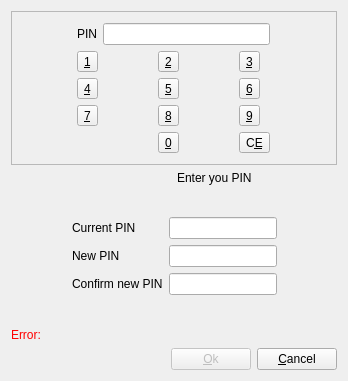
<ui version="4.0" >
 <class>dlgWndAskPINsClass</class>
 <widget class="QDialog" name="dlgWndAskPINsClass" >
  <property name="geometry" >
   <rect>
    <x>0</x>
    <y>0</y>
    <width>348</width>
    <height>381</height>
   </rect>
  </property>
  <property name="windowTitle" >
   <string>dlgWndAskPINs</string>
  </property>
  <layout class="QGridLayout" >
   <item row="0" column="0" >
    <widget class="QFrame" name="fraPIN_Keypad" >
     <property name="frameShape" >
      <enum>QFrame::StyledPanel</enum>
     </property>
     <property name="frameShadow" >
      <enum>QFrame::Raised</enum>
     </property>
     <layout class="QGridLayout" >
      <item row="0" column="0" colspan="3" >
       <layout class="QHBoxLayout" >
        <item>
         <widget class="QLabel" name="lblPINName_2" >
          <property name="layoutDirection" >
           <enum>Qt::RightToLeft</enum>
          </property>
          <property name="text" >
           <string>PIN</string>
          </property>
         </widget>
        </item>
        <item>
         <widget class="QLineEdit" name="txtPIN_Keypad" >
          <property name="echoMode" >
           <enum>QLineEdit::Password</enum>
          </property>
         </widget>
        </item>
       </layout>
      </item>
      <item row="1" column="0" >
       <widget class="QToolButton" name="tbtNUM_1" >
        <property name="text" >
         <string>&amp;1</string>
        </property>
        <property name="popupMode" >
         <enum>QToolButton::DelayedPopup</enum>
        </property>
        <property name="toolButtonStyle" >
         <enum>Qt::ToolButtonIconOnly</enum>
        </property>
       </widget>
      </item>
      <item row="1" column="1" >
       <widget class="QToolButton" name="tbtNUM_2" >
        <property name="text" >
         <string>&amp;2</string>
        </property>
       </widget>
      </item>
      <item row="1" column="2" >
       <widget class="QToolButton" name="tbtNUM_3" >
        <property name="text" >
         <string>&amp;3</string>
        </property>
       </widget>
      </item>
      <item row="2" column="0" >
       <widget class="QToolButton" name="tbtNUM_4" >
        <property name="text" >
         <string>&amp;4</string>
        </property>
       </widget>
      </item>
      <item row="2" column="1" >
       <widget class="QToolButton" name="tbtNUM_5" >
        <property name="text" >
         <string>&amp;5</string>
        </property>
       </widget>
      </item>
      <item row="2" column="2" >
       <widget class="QToolButton" name="tbtNUM_6" >
        <property name="text" >
         <string>&amp;6</string>
        </property>
       </widget>
      </item>
      <item row="3" column="0" >
       <widget class="QToolButton" name="tbtNUM_7" >
        <property name="text" >
         <string>&amp;7</string>
        </property>
       </widget>
      </item>
      <item row="3" column="1" >
       <widget class="QToolButton" name="tbtNUM_8" >
        <property name="text" >
         <string>&amp;8</string>
        </property>
       </widget>
      </item>
      <item row="3" column="2" >
       <widget class="QToolButton" name="tbtNUM_9" >
        <property name="text" >
         <string>&amp;9</string>
        </property>
       </widget>
      </item>
      <item row="4" column="1" >
       <widget class="QToolButton" name="tbtNUM_0" >
        <property name="text" >
         <string>&amp;0</string>
        </property>
       </widget>
      </item>
      <item row="4" column="2" >
       <widget class="QToolButton" name="tbtClear" >
        <property name="text" >
         <string>C&amp;E</string>
        </property>
       </widget>
      </item>
     </layout>
    </widget>
   </item>
   <item row="1" column="0" >
    <layout class="QHBoxLayout" >
     <item>
      <widget class="QLabel" name="lblIcon" >
       <property name="text" >
        <string/>
       </property>
      </widget>
     </item>
     <item>
      <widget class="QLabel" name="lblHeader" >
       <property name="text" >
        <string>Enter you PIN</string>
       </property>
       <property name="wordWrap" >
        <bool>true</bool>
       </property>
      </widget>
     </item>
    </layout>
   </item>
   <item row="2" column="0" >
    <widget class="QFrame" name="fraPIN_Normal" >
     <property name="frameShape" >
      <enum>QFrame::NoFrame</enum>
     </property>
     <property name="frameShadow" >
      <enum>QFrame::Plain</enum>
     </property>
     <layout class="QGridLayout" >
      <item row="0" column="1" >
       <spacer>
        <property name="orientation" >
         <enum>Qt::Vertical</enum>
        </property>
        <property name="sizeHint" >
         <size>
          <width>20</width>
          <height>16</height>
         </size>
        </property>
       </spacer>
      </item>
      <item rowspan="3" row="1" column="0" >
       <spacer>
        <property name="orientation" >
         <enum>Qt::Horizontal</enum>
        </property>
        <property name="sizeType" >
         <enum>QSizePolicy::MinimumExpanding</enum>
        </property>
        <property name="sizeHint" >
         <size>
          <width>10</width>
          <height>71</height>
         </size>
        </property>
       </spacer>
      </item>
      <item row="1" column="1" >
       <widget class="QLabel" name="lblOldPINName" >
        <property name="layoutDirection" >
         <enum>Qt::RightToLeft</enum>
        </property>
        <property name="text" >
         <string>Current PIN</string>
        </property>
        <property name="alignment" >
         <set>Qt::AlignLeading|Qt::AlignLeft|Qt::AlignVCenter</set>
        </property>
       </widget>
      </item>
      <item row="1" column="2" >
       <widget class="QLineEdit" name="txtOldPIN" >
        <property name="echoMode" >
         <enum>QLineEdit::Password</enum>
        </property>
       </widget>
      </item>
      <item rowspan="3" row="1" column="3" >
       <spacer>
        <property name="orientation" >
         <enum>Qt::Horizontal</enum>
        </property>
        <property name="sizeType" >
         <enum>QSizePolicy::MinimumExpanding</enum>
        </property>
        <property name="sizeHint" >
         <size>
          <width>10</width>
          <height>71</height>
         </size>
        </property>
       </spacer>
      </item>
      <item row="2" column="1" >
       <widget class="QLabel" name="lblNewPIN1" >
        <property name="layoutDirection" >
         <enum>Qt::RightToLeft</enum>
        </property>
        <property name="text" >
         <string>New PIN</string>
        </property>
        <property name="alignment" >
         <set>Qt::AlignLeading|Qt::AlignLeft|Qt::AlignVCenter</set>
        </property>
       </widget>
      </item>
      <item row="2" column="2" >
       <widget class="QLineEdit" name="txtNewPIN1" >
        <property name="echoMode" >
         <enum>QLineEdit::Password</enum>
        </property>
       </widget>
      </item>
      <item row="3" column="1" >
       <widget class="QLabel" name="lblNewPIN2" >
        <property name="layoutDirection" >
         <enum>Qt::RightToLeft</enum>
        </property>
        <property name="text" >
         <string>Confirm new PIN</string>
        </property>
        <property name="alignment" >
         <set>Qt::AlignLeading|Qt::AlignLeft|Qt::AlignVCenter</set>
        </property>
       </widget>
      </item>
      <item row="3" column="2" >
       <widget class="QLineEdit" name="txtNewPIN2" >
        <property name="echoMode" >
         <enum>QLineEdit::Password</enum>
        </property>
       </widget>
      </item>
      <item row="4" column="1" >
       <spacer>
        <property name="orientation" >
         <enum>Qt::Vertical</enum>
        </property>
        <property name="sizeHint" >
         <size>
          <width>20</width>
          <height>16</height>
         </size>
        </property>
       </spacer>
      </item>
     </layout>
    </widget>
   </item>
   <item row="3" column="0" >
    <widget class="QLabel" name="lblError" >
     <property name="palette" >
      <palette>
       <active>
        <colorrole role="WindowText" >
         <brush brushstyle="SolidPattern" >
          <color alpha="255" >
           <red>255</red>
           <green>0</green>
           <blue>0</blue>
          </color>
         </brush>
        </colorrole>
       </active>
       <inactive>
        <colorrole role="WindowText" >
         <brush brushstyle="SolidPattern" >
          <color alpha="255" >
           <red>255</red>
           <green>0</green>
           <blue>0</blue>
          </color>
         </brush>
        </colorrole>
       </inactive>
       <disabled>
        <colorrole role="WindowText" >
         <brush brushstyle="SolidPattern" >
          <color alpha="255" >
           <red>106</red>
           <green>104</green>
           <blue>100</blue>
          </color>
         </brush>
        </colorrole>
       </disabled>
      </palette>
     </property>
     <property name="text" >
      <string>Error: </string>
     </property>
    </widget>
   </item>
   <item row="4" column="0" >
    <layout class="QHBoxLayout" >
     <item>
      <spacer>
       <property name="orientation" >
        <enum>Qt::Horizontal</enum>
       </property>
       <property name="sizeHint" >
        <size>
         <width>161</width>
         <height>20</height>
        </size>
       </property>
      </spacer>
     </item>
     <item>
      <widget class="QPushButton" name="btnOk" >
       <property name="enabled" >
        <bool>false</bool>
       </property>
       <property name="text" >
        <string>&amp;Ok</string>
       </property>
      </widget>
     </item>
     <item>
      <widget class="QPushButton" name="btnCancel" >
       <property name="text" >
        <string>&amp;Cancel</string>
       </property>
      </widget>
     </item>
    </layout>
   </item>
  </layout>
 </widget>
 <layoutdefault spacing="6" margin="11" />
 <resources>
  <include location="dlgs.qrc" />
 </resources>
 <connections>
  <connection>
   <sender>btnCancel</sender>
   <signal>clicked()</signal>
   <receiver>dlgWndAskPINsClass</receiver>
   <slot>reject()</slot>
   <hints>
    <hint type="sourcelabel" >
     <x>556</x>
     <y>364</y>
    </hint>
    <hint type="destinationlabel" >
     <x>424</x>
     <y>237</y>
    </hint>
   </hints>
  </connection>
 </connections>
</ui>
